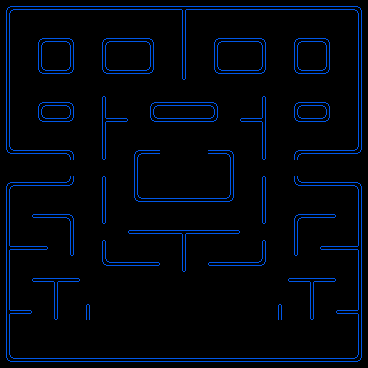

The image is a tile-based game level rendered from a .tmx file. Its description and complete source (layers, tilesets, objects, tile grids) follow:
An orthogonal 23x23 tile map with 16x16 px tiles, 1 tile layer (Tile Layer 1).

<map version="1.8" tiledversion="1.8.2" orientation="orthogonal" renderorder="right-down" width="23" height="23" tilewidth="16" tileheight="16" infinite="0" nextlayerid="2" nextobjectid="1">
 <tileset firstgid="1" source="PacmanTileset.tsx" />
 <layer id="1" name="Tile Layer 1" width="23" height="23">
  <data encoding="csv">
1,2,2,2,2,2,2,2,2,2,2,4,2,2,2,2,2,2,2,2,2,2,3,
11,47,47,47,47,47,47,47,47,47,47,14,47,47,47,47,47,47,47,47,47,47,11,
11,47,1,2,3,47,1,2,2,3,47,14,47,1,2,2,3,47,1,2,3,47,11,
11,48,11,12,13,47,11,12,12,13,47,14,47,11,12,12,13,47,11,12,13,47,11,
11,47,21,22,23,47,21,22,22,23,47,24,47,21,22,22,23,47,21,22,23,47,13,
11,47,47,47,47,47,47,47,47,47,47,47,47,47,47,47,47,47,47,47,47,47,11,
11,47,1,2,3,47,5,47,47,1,17,17,17,3,47,47,5,47,1,22,3,47,11,
11,47,21,22,23,47,6,8,47,21,22,22,22,23,47,16,18,47,21,22,23,47,11,
11,47,47,47,47,47,14,47,47,47,47,47,47,47,47,47,14,47,47,47,47,47,11,
21,22,22,22,3,47,24,47,1,2,46,46,46,2,3,47,24,47,1,22,22,22,23,
12,46,12,46,12,47,47,47,11,46,46,46,46,46,13,47,47,47,12,46,12,46,12,
1,22,22,22,23,47,5,47,11,12,12,12,12,12,13,47,5,47,21,22,22,22,3,
11,47,47,47,47,47,13,47,21,22,22,22,22,22,23,47,14,47,47,47,47,47,11,
11,47,16,17,3,47,24,47,47,47,47,47,47,47,47,47,24,47,1,2,8,47,11,
11,47,47,47,14,47,47,47,16,22,22,4,2,22,8,47,47,47,11,47,47,47,11,
6,7,8,47,24,47,5,47,47,47,47,14,47,47,47,47,5,47,24,47,16,17,18,
11,47,47,47,47,47,21,22,2,8,47,24,47,16,22,22,23,47,47,47,47,47,11,
11,47,16,4,8,47,47,47,47,47,47,47,47,47,47,47,47,47,16,4,8,47,11,
11,47,47,14,12,12,12,12,12,12,12,12,12,12,12,12,12,12,12,14,47,47,11,
6,8,47,24,12,5,12,12,12,12,12,12,12,12,12,12,12,5,12,24,47,16,18,
11,47,47,12,12,12,12,12,12,12,12,12,12,12,12,12,12,12,12,12,12,12,11,
11,12,12,12,12,12,12,12,12,12,12,12,12,12,12,12,12,12,12,12,12,12,13,
21,2,2,2,2,2,2,22,22,22,22,22,22,2,2,2,2,2,2,2,2,2,23
</data>
 </layer>
</map>